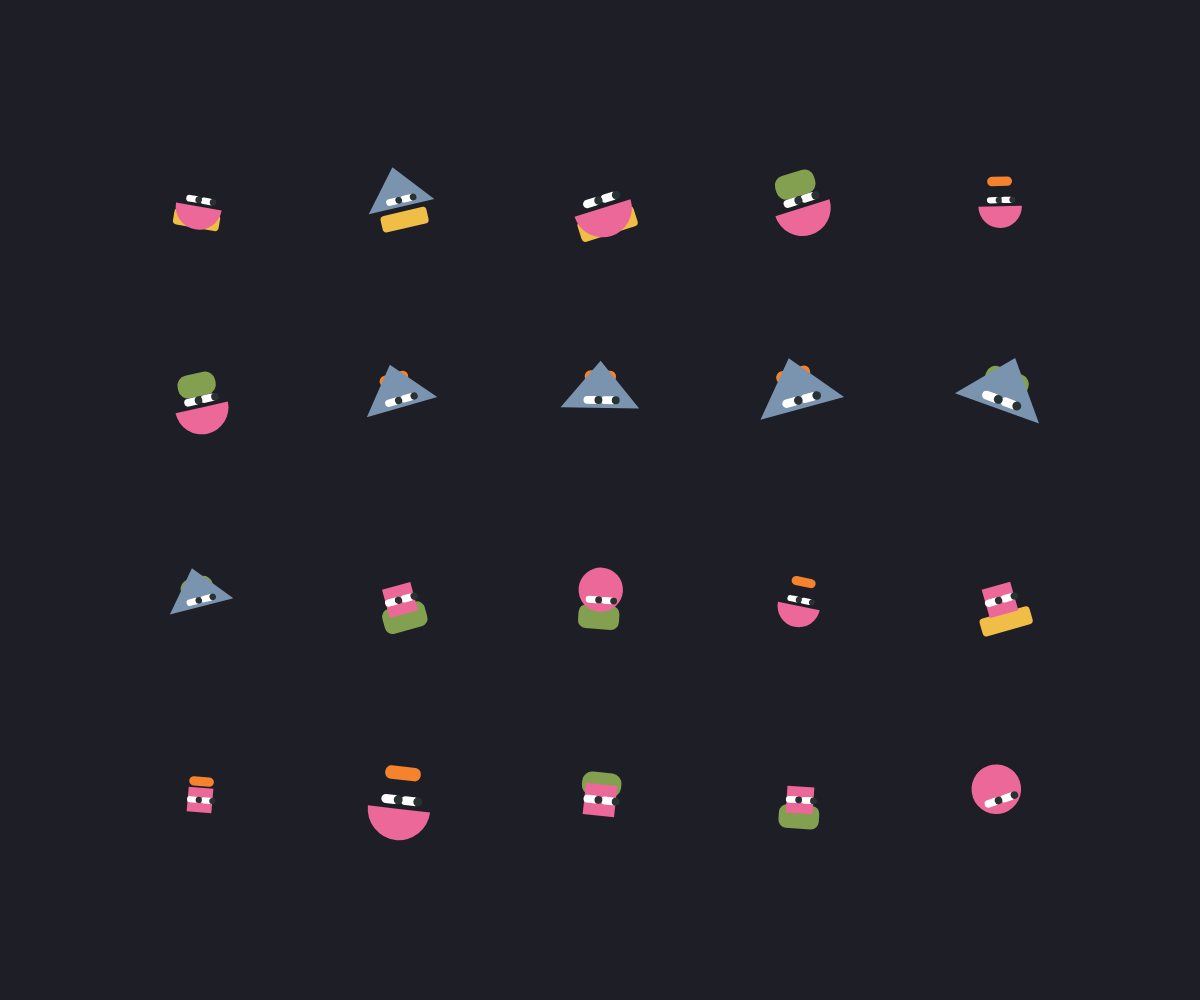
Frame 1 (no input)
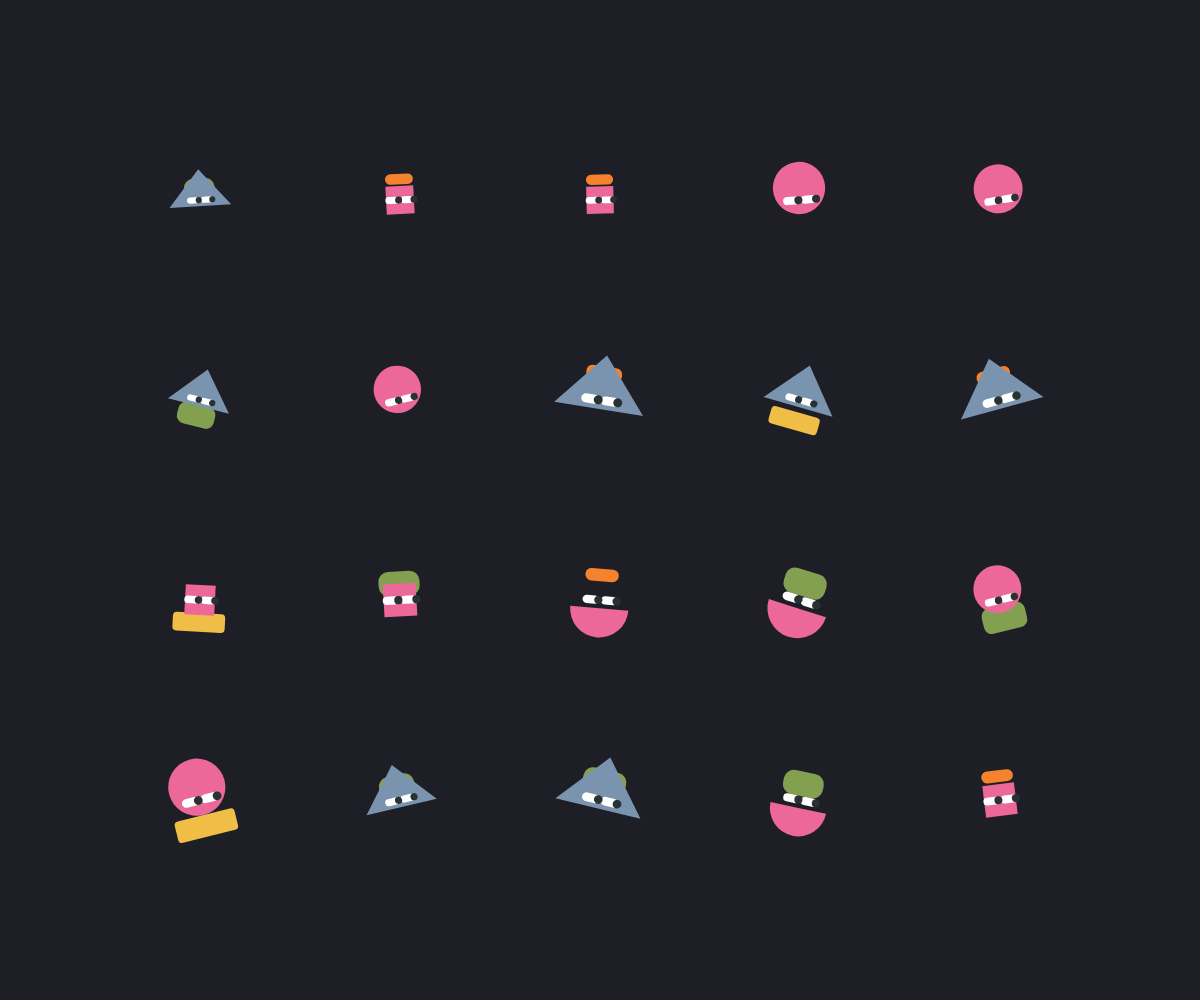
Frame 2 (the mouse pressed at the canvas centre, redrawn once)

The p5.js sketch that drew these frames (run headless with seeded random() and noise() and a simulated clock; the mouse was pressed at the canvas centre and the sketch redrawn once):

// p5.js sketch
// ── sketch.js
function preload() {
  // put preload code here
}

function setup() {
  createCanvas(windowWidth, windowHeight);
  console.log('p5.js version:', p5.VERSION);
  angleMode(DEGREES);
  noLoop();
}

function draw() {
  background('#1E1E26');

  let colonne = 5;
  let righe = 4;
  let spazX = width / (colonne + 1);
  let spazY = height / (righe + 1);

  let indice = 0;
  for (let y = 1; y <= righe; y++) {
    for (let x = 1; x <= colonne; x++) {
      let variantCasual = floor(random(4));      
      
      let posX = x * spazX;
      let posY = y * spazY;
      
      let randomSize = 75 + random(-15, 15);
      let randomRotation = random(-20, 20);

      disegnaGlifo(posX, posY, randomSize, randomRotation, variantCasual);
      indice++;
    }
  }
}

function disegnaGlifo(x, y, size, rotazione, variant) {
  push();
  translate(x, y);
  rotate(rotazione);

  // Palette di colori
  let Rosa = color(235, 104, 153);
  let Verde = color(130, 160, 80);
  let Blu = color(122, 148, 175);
  let Giallo = color(240, 190, 70);
  let Arancione = color(245, 130, 45);

  noStroke();

  // Selezione casuale delle componenti tramite numeri e if/else
  let f1 = floor(random(4));
  let f2 = floor(random(4));

  // Forma base geometrica
  if (f1 === 0) {
    fill(Verde);
    rectMode(CENTER);
    rect(0, size * 0.25, size * 0.6, size * 0.35, 8);
  } 
  else if (f1 === 1) {
    fill(Giallo);
    rectMode(CENTER);
    rect(0, size * 0.3, size * 0.7, size * 0.25, 4);
  } 
  else if (f1 === 2) {
    fill(Arancione);
    rectMode(CENTER);
    rect(0, -size * 0.3, size * 0.4, size * 0.15, 6);
  } 
  else {
    fill(Verde);
    rectMode(CENTER);
    rect(0, -size * 0.2, size * 0.5, size * 0.3, 10);
  }

  // Forma geometrica secondaria (sovrapposta)
  if (f2 === 0) {
    fill(Rosa);
    ellipse(0, -size * 0.15, size * 0.65, size * 0.65);
  } 
  else if (f2 === 1) {
    fill(Blu);
    triangle(0, -size * 0.5, -size * 0.5, size * 0.1, size * 0.5, size * 0.1);
  } 
  else if (f2 === 2) {
    fill(Rosa);
    rectMode(CENTER);
    rect(0, 0, size * 0.4, size * 0.4);
  } 
  else {
    fill(Rosa);
    arc(0, size * 0.1, size * 0.7, size * 0.7, 0, 180);
  }

  // Posizionamento occhi in base alla variante
  if (variant === 0) {
    disegnaOcchi(0, 0, size);
  } 
  else if (variant === 1 || variant === 2) {
    disegnaOcchi(0, 0.05, size);
  } 
  else {
    disegnaOcchi(0, 0, size);
  }

  pop();
}

function disegnaOcchi(ox, oy, size) {
  push();
  translate(ox, oy);
  
  rectMode(CENTER);
  noStroke();

  // Dimensioni e proporzioni occhi
  let widthOcchio = size * 0.2;
  let heightOcchio = size * 0.1;
  let radius = heightOcchio / 2;

  fill(255);
  rect(-size * 0.11, 0, widthOcchio, heightOcchio, radius);
  rect(size * 0.11, 0, widthOcchio, heightOcchio, radius);

  // Dimensioni e coordinate pupille
  let sizePupilla = size * 0.1;
  
  fill(40, 50, 50); 
  ellipse(-size * 0.02, 0, sizePupilla, sizePupilla);
  ellipse(size * 0.2, 0, sizePupilla, sizePupilla);

  pop();
}
